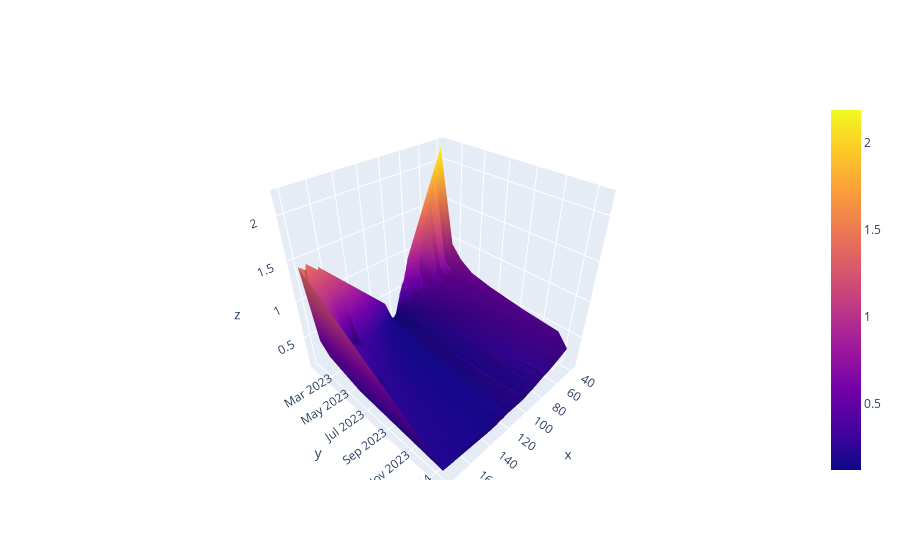

Source (notebook cell):
### Code cell
spy_surf.surface_plot()

### Figure 1 — Plotly figure (JSON) as saved in the notebook; plotly's stock layout.template omitted (floating-point values rounded to 4 significant figures; data arrays with more than 128 entries replaced by an {"elided": "..."} marker saying what was removed)
{"data": [{"intensity": {"elided": "2457 float values"}, "type": "mesh3d", "x": {"elided": "2457 float values"}, "y": {"elided": "2457 str values"}, "z": {"elided": "2457 float values"}}], "layout": {}}
